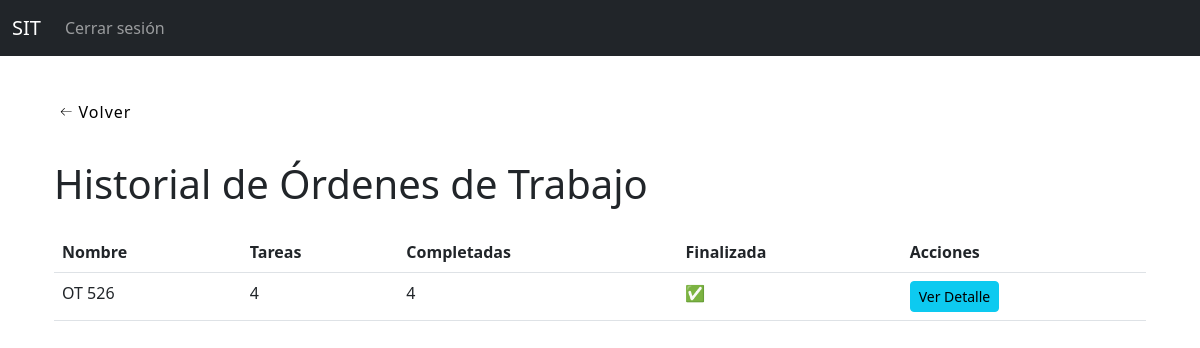
The page /tareas/historial-ordenes/ (signed in) on the database as committed earlier.
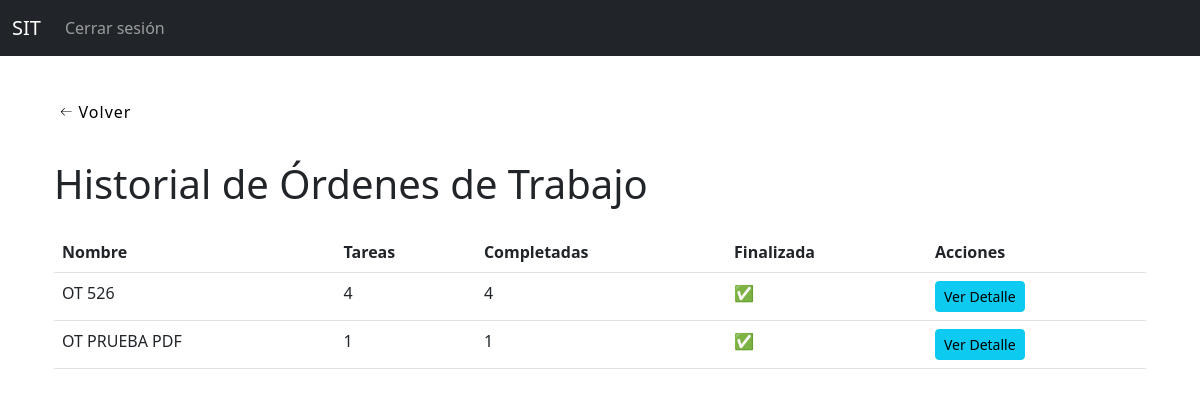
The same page on the database as committed later.
### tareas_app/models.py (models this page shows, shortened)
class OrdenDeTrabajo(models.Model):
    nombre = models.CharField(max_length=200)
    descripcion = models.TextField(blank=True)
    archivo_excel = models.FileField(upload_to='ordenes_excel/', blank=True, null=True)
    fecha_creacion = models.DateTimeField(auto_now_add=True)
    creada_por = models.ForeignKey(Empleado, null=True, blank=True, on_delete=models.SET_NULL)
    finalizada = models.BooleanField(default=False)

### tareas_app/views.py (the view)
# urls.py: path('historial-ordenes/', historial_ordenes_trabajo, name='historial_ordenes_trabajo'),
@login_required
def historial_ordenes_trabajo(request):
    todas_las_ots = OrdenDeTrabajo.objects.all()
    ordenes_finalizadas = []
    for ot in todas_las_ots:
        tareas = ot.tareas.all()
        total = tareas.count()
        completadas = tareas.filter(estado='finalizada').count()
        if total > 0 and total == completadas:
            ordenes_finalizadas.append({
                'orden': ot,
                'total': total,
                'completadas': completadas,
            })
    return render(request, 'tareas/historial_ordenes.html', {'ordenes': ordenes_finalizadas})

### templates/tareas/historial_ordenes.html (shortened to what this page needs)
{% extends "base.html" %}
{% block content %}
<button class="back-button" onclick="history.back()">
  <span>Volver</span>
</button>
<div class="container mt-4">
    <h1 class="mb-4">Historial de Órdenes de Trabajo</h1>
    <table class="table">
        <thead>
            <tr>
                <th>Nombre</th>
                <th>Tareas</th>
                <th>Completadas</th>
                <th>Finalizada</th>
                <th>Acciones</th>
            </tr>
        </thead>
        <tbody>
            {% for item in ordenes %}
                <tr>
                    <td>{{ item.orden.nombre }}</td>
                    <td>{{ item.total }}</td>
                    <td>{{ item.completadas }}</td>
                    <td>
                        {% if item.completadas == item.total and item.total > 0 %}
                            ✅
                        {% else %}
                            ❌
                        {% endif %}
                    </td>
                    <td>
    <a href="{% url 'detalle_orden_trabajo' item.orden.id %}" class="btn btn-info btn-sm">Ver Detalle</a>
</td>
                </tr>
            {% empty %}
                <tr>
                    <td colspan="4">No hay órdenes finalizadas.</td>
                </tr>
            {% endfor %}
        </tbody>
    </table>
</div>
{% endblock %}

Rows that differ between the two databases and show on the page:
added OrdenDeTrabajo: orden.nombre "OT PRUEBA PDF", total "1", completadas "1"
